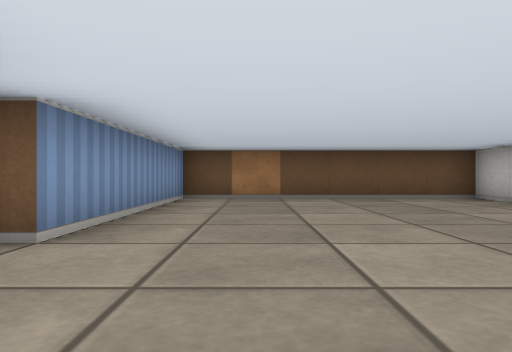
View 1 (above)

24 first-person views from a walk through a cub3D level. The camera is about half as high as the walls, looks level and sees 70° across. The floor is counted in squares. Each view is taken from the middle of a square. On the plan, view 1 faces up. The plan holds only what a view shows up to about 9 squares ahead; the rest is blank.

View 2
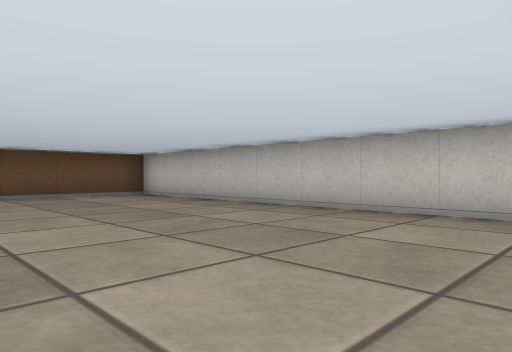

View 3
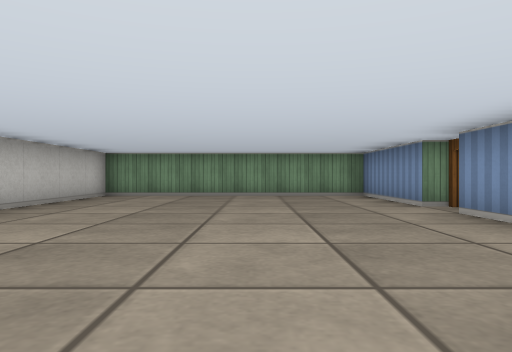

View 4
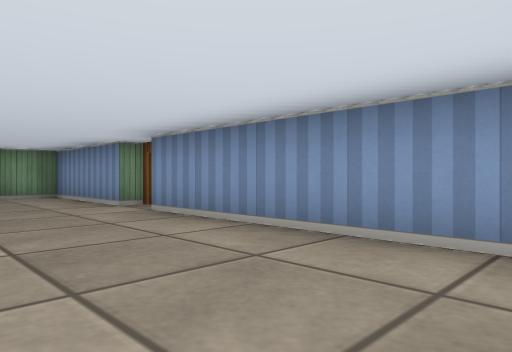

View 5
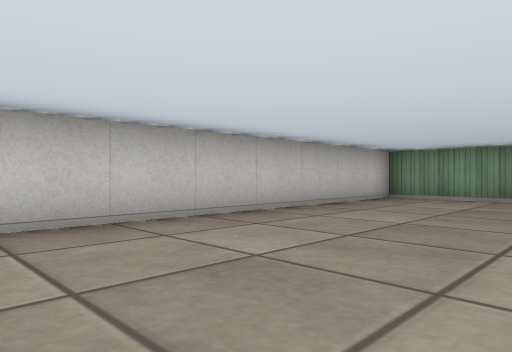

View 6
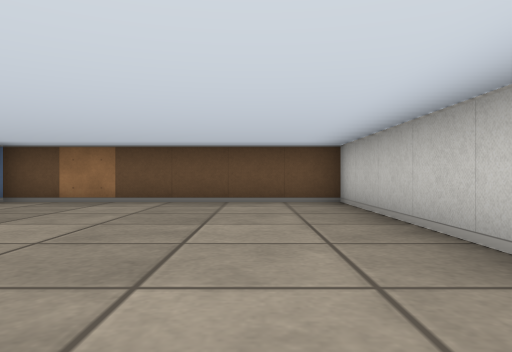

View 7
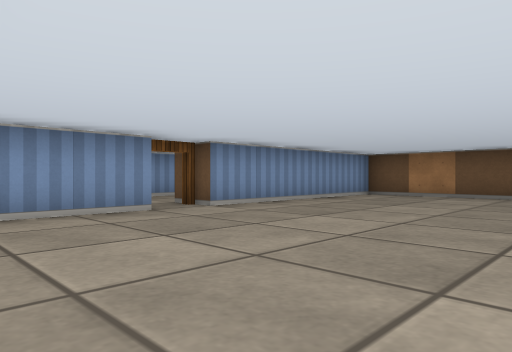

View 8
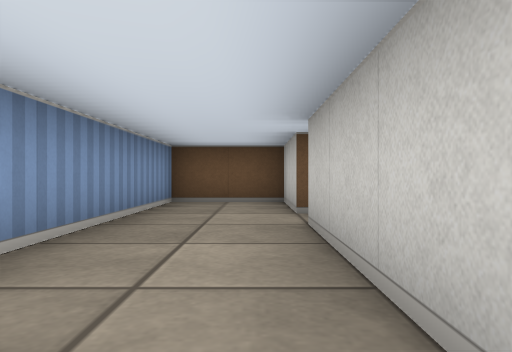

View 9
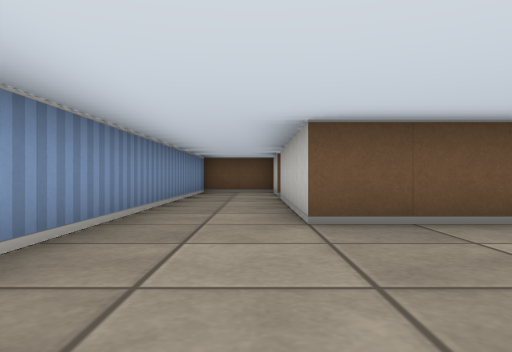

View 10
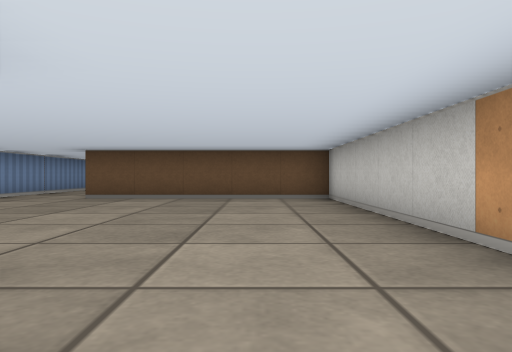

View 11
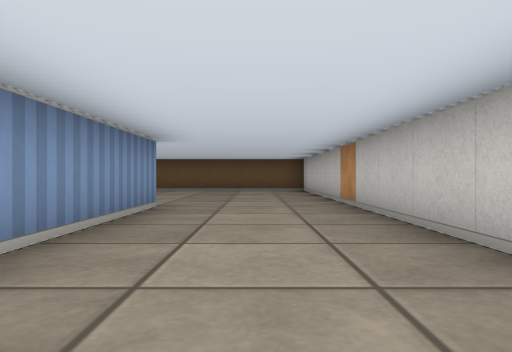

View 12
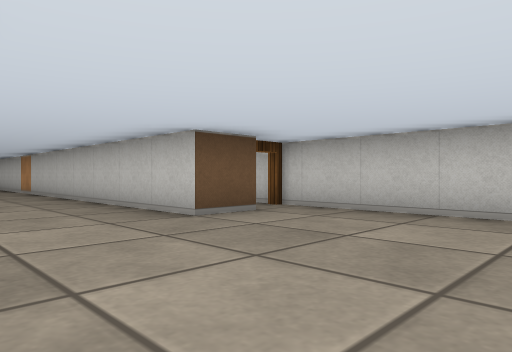

View 13
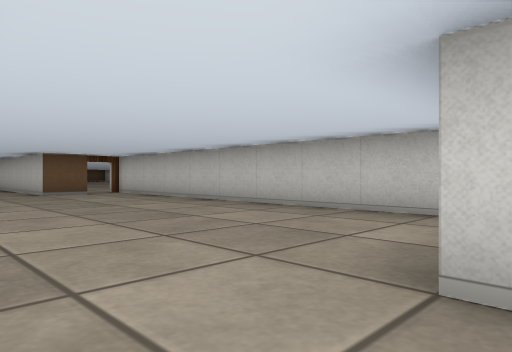

View 14
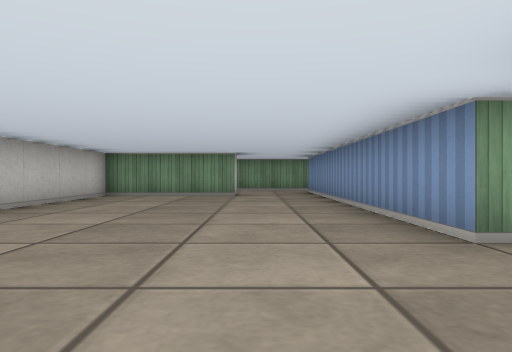

View 15
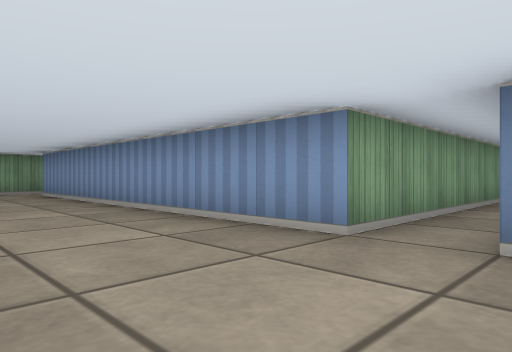

View 16
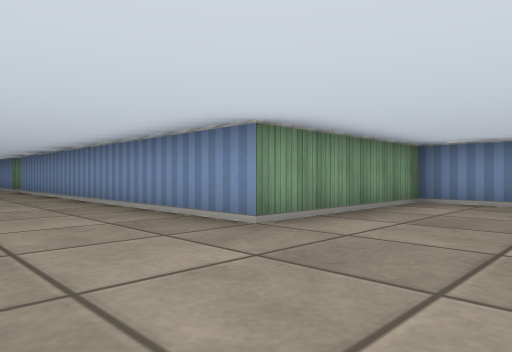

View 17
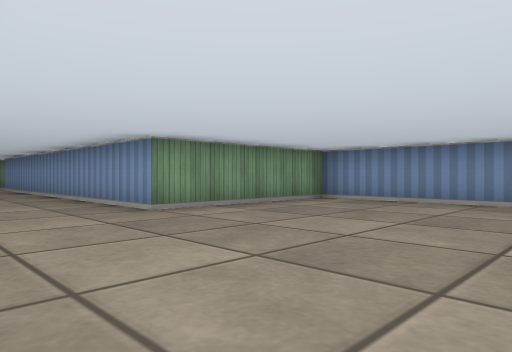

View 18
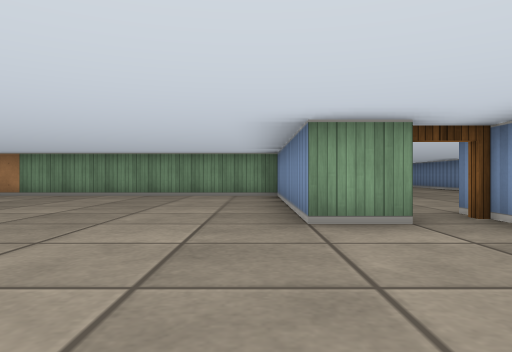

View 19
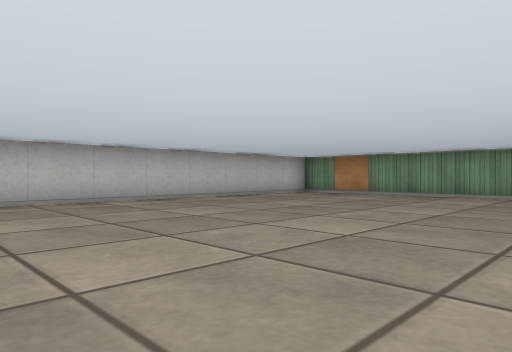

View 20
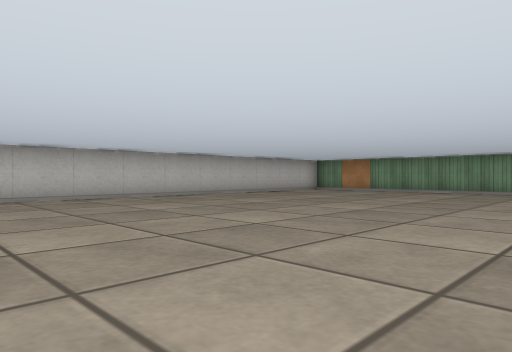

View 21
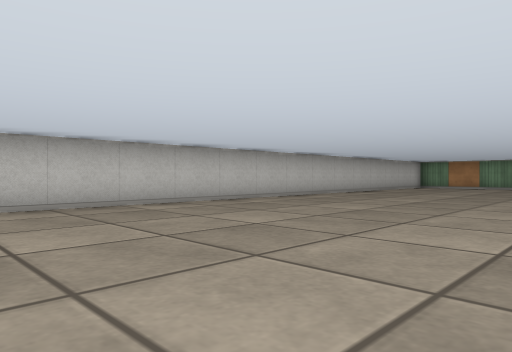

View 22
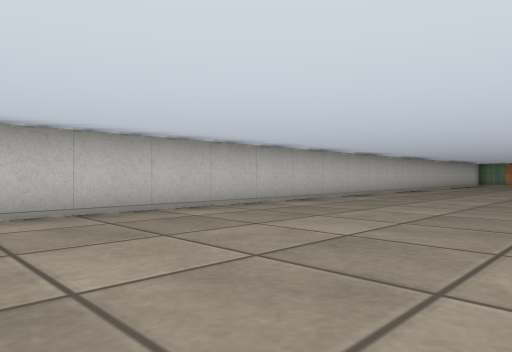

View 23
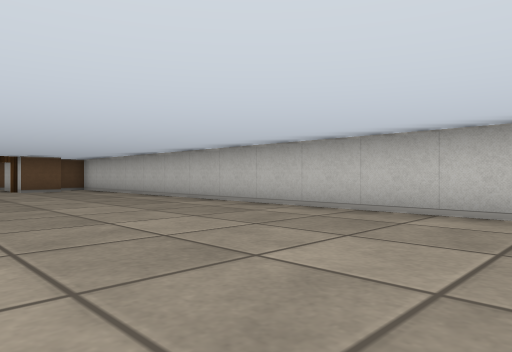

View 24
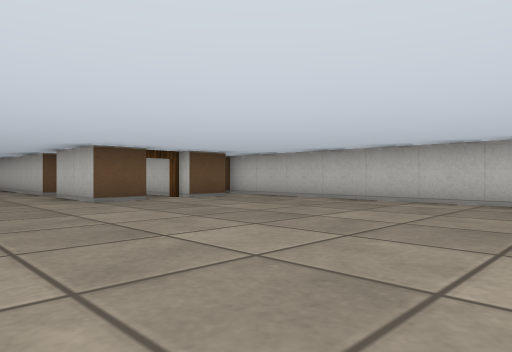

### Floor plan
Points are (right, up) in squares from view 1. A wall is a line through its corners. A room is listed if a view was taken in it or the views show most of it. See-through windows are left out.
Room 1 (views 1, 2, 3, 4, 5, 6, 7)
walls: (-1.5, 1.5) (-1.5, -1.5) (4.5, -1.5) (4.5, 7.5) (-1.5, 7.5) (-1.5, 2.5)
ways out: open door at (-2, 2) to room 2
Room 2 (views 8, 9, 10, 11, 12, 13, 14, 15, 16, 17)
walls: (3.5, -15.5) (2.5, -15.5) (2.5, -2.5) (-2.5, -2.5) (-2.5, 1.5); (-0.5, -18.5) (-0.5, -25.5); (1.4, -24.5) (4.5, -24.5) (4.5, -14.5); (-2.5, 2.5) (-2.5, 4.5) (-4.5, 4.5) (-4.5, -8.5) (-0.5, -8.5) (-0.5, -17.5)
ways out: open door at (-2, 2) to room 1; open door at (4, -15) to room 3; opening at (-1, -18); opening at (0.5, -25)
Room 3 (views 18, 19, 20, 21, 22, 23, 24)
walls: (10.6, 6.5) (9.5, 6.5) (9.5, 8.5); (12.5, 6.5) (11.5, 6.5); (9.5, 9.5) (9.5, 10.2); (4.5, -14.5) (5.5, -14.5) (5.5, -19.2); (13.5, -17.2) (13.5, 6.2); (5.5, -19.5) (12, -19.5)
ways out: open door at (4, -15) to room 2; open door at (10, 9); open door at (11, 7)

Positions as (right, up) in squares from view 1, and headings:
1: (0, 0), facing up
2: (0, -1), facing up-right
3: (1, 7), facing down
4: (1, 7), facing down-left
5: (1, 6), facing down-right
6: (3, 1), facing up
7: (3, -1), facing up-left
8: (-3, -2), facing up
9: (-3, -6), facing up
10: (1, -10), facing up
11: (1, -14), facing up
12: (0, -19), facing up-right
13: (0, -25), facing up-right
14: (1, -16), facing down
15: (2, -17), facing down-left
16: (2, -6), facing down-left
17: (2, -4), facing down-left
18: (6, -11), facing down
19: (7, -11), facing down-right
20: (6, -9), facing down-right
21: (8, -5), facing down-right
22: (9, -1), facing down-right
23: (9, -5), facing up-right
24: (7, 0), facing up-right
